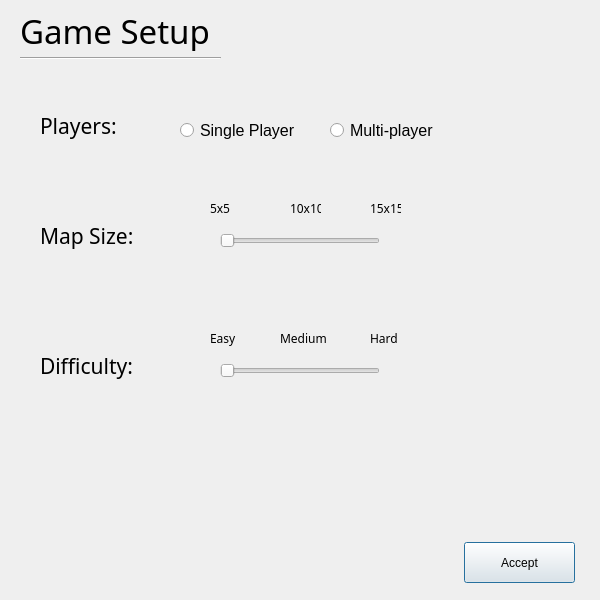
<?xml version="1.0" encoding="UTF-8"?>
<ui version="4.0" idbasedtr="false">
 <class>GameSetup</class>
 <widget class="QDialog" name="GameSetup">
  <property name="geometry">
   <rect>
    <x>0</x>
    <y>0</y>
    <width>600</width>
    <height>600</height>
   </rect>
  </property>
  <property name="minimumSize">
   <size>
    <width>600</width>
    <height>600</height>
   </size>
  </property>
  <property name="maximumSize">
   <size>
    <width>600</width>
    <height>600</height>
   </size>
  </property>
  <property name="windowTitle">
   <string>GameSetup</string>
  </property>
  <widget class="QRadioButton" name="multiPlayerButton">
   <property name="geometry">
    <rect>
     <x>330</x>
     <y>120</y>
     <width>121</width>
     <height>21</height>
    </rect>
   </property>
   <property name="font">
    <font>
     <pointsize>12</pointsize>
    </font>
   </property>
   <property name="text">
    <string>Multi-player</string>
   </property>
  </widget>
  <widget class="QLabel" name="label_10">
   <property name="geometry">
    <rect>
     <x>370</x>
     <y>330</y>
     <width>31</width>
     <height>16</height>
    </rect>
   </property>
   <property name="font">
    <font>
     <family>Century Gothic</family>
    </font>
   </property>
   <property name="text">
    <string>Hard</string>
   </property>
  </widget>
  <widget class="QLabel" name="label_9">
   <property name="geometry">
    <rect>
     <x>280</x>
     <y>330</y>
     <width>51</width>
     <height>16</height>
    </rect>
   </property>
   <property name="font">
    <font>
     <family>Century Gothic</family>
    </font>
   </property>
   <property name="text">
    <string>Medium</string>
   </property>
  </widget>
  <widget class="QLabel" name="label_2">
   <property name="geometry">
    <rect>
     <x>40</x>
     <y>110</y>
     <width>101</width>
     <height>31</height>
    </rect>
   </property>
   <property name="font">
    <font>
     <family>Century Gothic</family>
     <pointsize>16</pointsize>
    </font>
   </property>
   <property name="text">
    <string>Players:</string>
   </property>
  </widget>
  <widget class="QLabel" name="label_6">
   <property name="geometry">
    <rect>
     <x>290</x>
     <y>200</y>
     <width>31</width>
     <height>16</height>
    </rect>
   </property>
   <property name="font">
    <font>
     <family>Century Gothic</family>
    </font>
   </property>
   <property name="text">
    <string>10x10</string>
   </property>
  </widget>
  <widget class="QLabel" name="label_3">
   <property name="geometry">
    <rect>
     <x>40</x>
     <y>220</y>
     <width>131</width>
     <height>31</height>
    </rect>
   </property>
   <property name="font">
    <font>
     <family>Century Gothic</family>
     <pointsize>16</pointsize>
    </font>
   </property>
   <property name="text">
    <string>Map Size:</string>
   </property>
  </widget>
  <widget class="QLabel" name="label_5">
   <property name="geometry">
    <rect>
     <x>210</x>
     <y>200</y>
     <width>31</width>
     <height>16</height>
    </rect>
   </property>
   <property name="font">
    <font>
     <family>Century Gothic</family>
    </font>
   </property>
   <property name="text">
    <string>5x5</string>
   </property>
  </widget>
  <widget class="QLabel" name="label">
   <property name="geometry">
    <rect>
     <x>20</x>
     <y>10</y>
     <width>201</width>
     <height>41</height>
    </rect>
   </property>
   <property name="font">
    <font>
     <family>Century Gothic</family>
     <pointsize>25</pointsize>
    </font>
   </property>
   <property name="text">
    <string>Game Setup</string>
   </property>
  </widget>
  <widget class="QPushButton" name="acceptButton">
   <property name="geometry">
    <rect>
     <x>464</x>
     <y>542</y>
     <width>111</width>
     <height>41</height>
    </rect>
   </property>
   <property name="text">
    <string>Accept</string>
   </property>
  </widget>
  <widget class="QSlider" name="mapSizeSlider">
   <property name="geometry">
    <rect>
     <x>220</x>
     <y>230</y>
     <width>160</width>
     <height>22</height>
    </rect>
   </property>
   <property name="minimum">
    <number>1</number>
   </property>
   <property name="maximum">
    <number>3</number>
   </property>
   <property name="orientation">
    <enum>Qt::Horizontal</enum>
   </property>
  </widget>
  <widget class="Line" name="line">
   <property name="geometry">
    <rect>
     <x>20</x>
     <y>50</y>
     <width>201</width>
     <height>16</height>
    </rect>
   </property>
   <property name="orientation">
    <enum>Qt::Horizontal</enum>
   </property>
  </widget>
  <widget class="QSlider" name="difficultySlider">
   <property name="geometry">
    <rect>
     <x>220</x>
     <y>360</y>
     <width>160</width>
     <height>22</height>
    </rect>
   </property>
   <property name="minimum">
    <number>1</number>
   </property>
   <property name="maximum">
    <number>3</number>
   </property>
   <property name="orientation">
    <enum>Qt::Horizontal</enum>
   </property>
  </widget>
  <widget class="QLabel" name="label_7">
   <property name="geometry">
    <rect>
     <x>370</x>
     <y>200</y>
     <width>31</width>
     <height>16</height>
    </rect>
   </property>
   <property name="font">
    <font>
     <family>Century Gothic</family>
    </font>
   </property>
   <property name="text">
    <string>15x15</string>
   </property>
  </widget>
  <widget class="QLabel" name="label_4">
   <property name="geometry">
    <rect>
     <x>40</x>
     <y>350</y>
     <width>121</width>
     <height>31</height>
    </rect>
   </property>
   <property name="font">
    <font>
     <family>Century Gothic</family>
     <pointsize>16</pointsize>
    </font>
   </property>
   <property name="text">
    <string>Difficulty:</string>
   </property>
  </widget>
  <widget class="QRadioButton" name="singlePlayerButton">
   <property name="geometry">
    <rect>
     <x>180</x>
     <y>120</y>
     <width>121</width>
     <height>21</height>
    </rect>
   </property>
   <property name="font">
    <font>
     <pointsize>12</pointsize>
    </font>
   </property>
   <property name="text">
    <string>Single Player</string>
   </property>
  </widget>
  <widget class="QLabel" name="label_8">
   <property name="geometry">
    <rect>
     <x>210</x>
     <y>330</y>
     <width>31</width>
     <height>16</height>
    </rect>
   </property>
   <property name="font">
    <font>
     <family>Century Gothic</family>
    </font>
   </property>
   <property name="text">
    <string>Easy</string>
   </property>
  </widget>
 </widget>
 <layoutdefault spacing="6" margin="11"/>
 <resources/>
 <connections>
  <connection>
   <sender>acceptButton</sender>
   <signal>clicked()</signal>
   <receiver>GameSetup</receiver>
   <slot>accept()</slot>
   <hints>
    <hint type="sourcelabel">
     <x>531</x>
     <y>273</y>
    </hint>
    <hint type="destinationlabel">
     <x>514</x>
     <y>193</y>
    </hint>
   </hints>
  </connection>
 </connections>
</ui>
